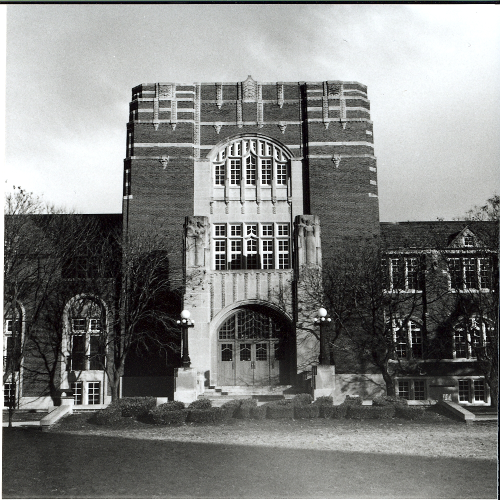
#> input picture Glimpse_of_Past/past.jpg, 1000 x 1000 px (shown at 1/2 size)
$ python glimpse_of_past.py
#> lines starting #> are read from the running program, lines starting #| are printed output that depends on the picture; after the words box and inside, x2 and y2 are one past the last pixel; in counts of white or black regions, pixels touching at a corner belong together; pictures that were not available may be replaced by others from this repository, and a replacement may not be noted
import cv2
import numpy as np
import os
from matplotlib import pyplot as plt


# [6 lines of commented-out code are left out]

past = cv2.imread('./past.jpg',1)
#> past is the input picture: shape (1000, 1000, 3); mean B, G, R 127.4, 129.2, 128.2
present = cv2.imread('./16.Purdue-Memorial-Union.jpg',1)
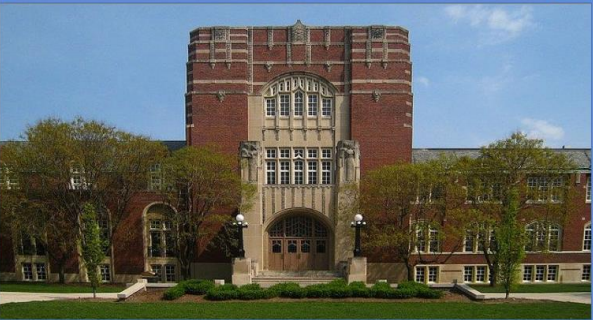
#> input picture Glimpse_of_Past/present.PNG, 593 x 320 px, given in place of 16.Purdue-Memorial-Union.jpg, which was not available
#> present is the input picture: shape (320, 593, 3); mean B, G, R 96.7, 101.9, 97.5

g1 = cv2.cvtColor(past, cv2.COLOR_BGR2GRAY)
g2 = cv2.cvtColor(present, cv2.COLOR_BGR2GRAY)
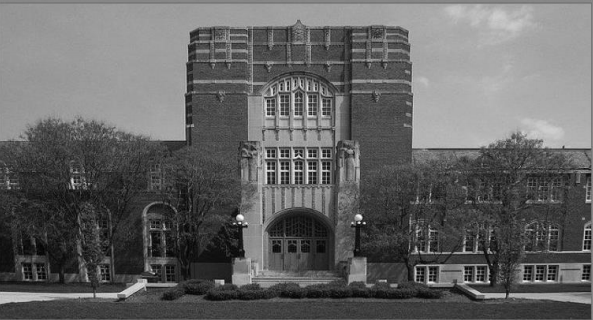
#> g2: shape (320, 593); min 1, max 248, mean 100


# Initiate SIFT detector
sift = cv2.xfeatures2d.SIFT_create()

# find the keypoints and descriptors with SIFT
kp1, des1 = sift.detectAndCompute(g1,None)
#> kp1 = 6504 keypoints; strongest (x, y, size): (357, 643, 4.1), (659, 639, 4.3), (987, 581, 2.6), (33, 640, 2.2)
kp2, des2 = sift.detectAndCompute(g2,None)
#> kp2 = 1470 keypoints; strongest (x, y, size): (240, 217, 4.1), (359, 217, 4), (268, 168, 2), (282, 168, 2)

pt1 = np.float32([kp.pt for kp in kp1])
#> pt1 = 6504 pairs, first value 4.46 to 995.5, second value 2.31 to 996.6
pt2 = np.float32([kp.pt for kp in kp2])
#> pt2 = 1470 pairs, first value 3.43 to 589.7, second value 5.6 to 305.7

# BFMatcher with default params
bf = cv2.BFMatcher()
matches = bf.knnMatch(des1,des2, k=2)
#> matches = 6504 matches
goodmatch = []

# Applying Lowe ratio test
for m in matches:
    if len(m) == 2 and m[0].distance:
        goodmatch.append((m[0].trainIdx , m[0].queryIdx))
#> after the loop, goodmatch = 6504 pairs, first value 1 to 1469, second value 0 to 6503

if len(goodmatch) > 4:
    pt1 = np.float32([pt1[i] for (_,i) in goodmatch])
    pt2 = np.float32([pt2[i] for (i,_) in goodmatch])
#> pt2 = 6504 pairs, first value 5.76 to 589.7, second value 5.6 to 305.7
    (H, mask) = cv2.findHomography(pt1,pt2, cv2.RANSAC, 4.0)
#> H = [[0.767, -0.647, 227.9], [0.167, -0.135, 47.31], [0.00331, -0.00282, 1]]; mask = 6504 values, max 1 at index 158, min 0 at index 0, mean 0.0111
# Apply ratio test
##goodmatch = []
##for m,n in matches:
##    if (m.distance < 0.75*n.distance):
##        goodmatch.append((m[0].train.Idx , m[0].query.Idx))
##
##if len(goodmatch) > 4: #required to find homography
##    pt1 = np.float32([pt1[i] for (_,i) in goodmatch])
##    pt2 = np.float32([pt2[i] for (i,_) in goodmatch])
##    (H, mask) = cv2.findHomography(pt1,pt2, cv2.RANSAC, 4.0)
##


result = cv2.warpPerspective(past, H , (800, 800) )
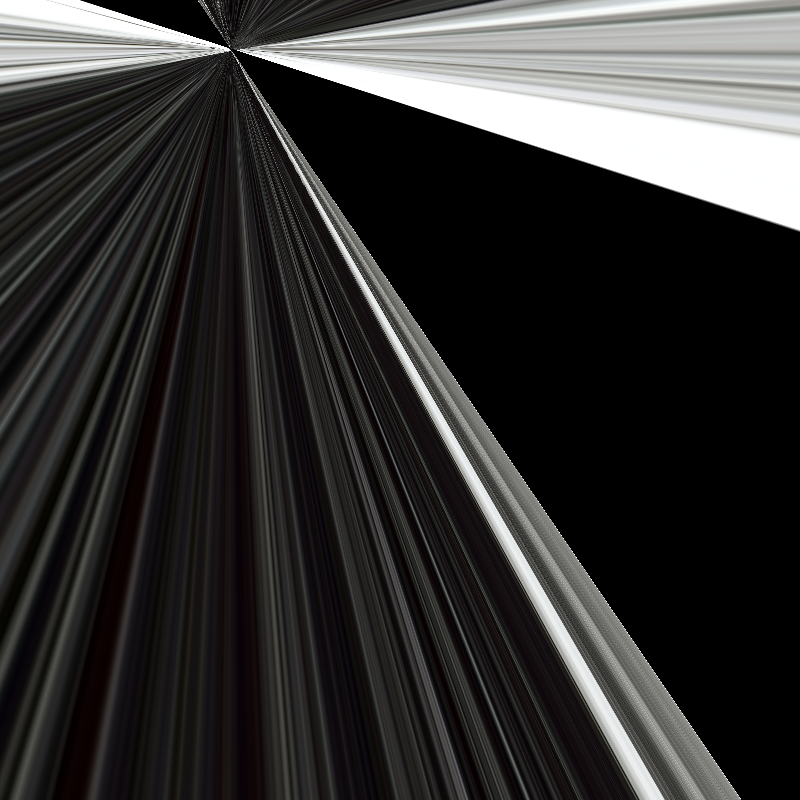
#> result: shape (800, 800, 3); mean B, G, R 49.3, 49.9, 50.8


for i in range(0,present.shape[0]):
    for j in range(0,present.shape[1]):
        if(np.all(result[i][j]) == 0):
            result[i][j] = present[i][j]
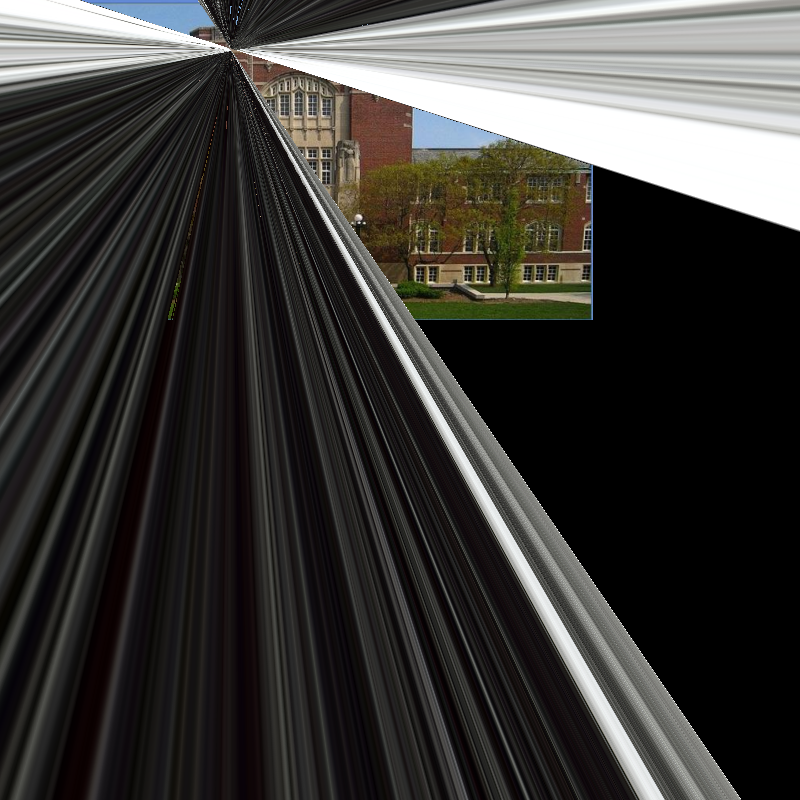
#> result: shape (800, 800, 3); 8.67% of pixels changed, all inside (x1, y1, x2, y2) = (82, 0, 593, 320)

for i in range(0,result.shape[0]):
    for j in range(0, result.shape[1]):
        if(i>present.shape[0] or j>present.shape[1]):
                  result[i][j] = [0,0,0]
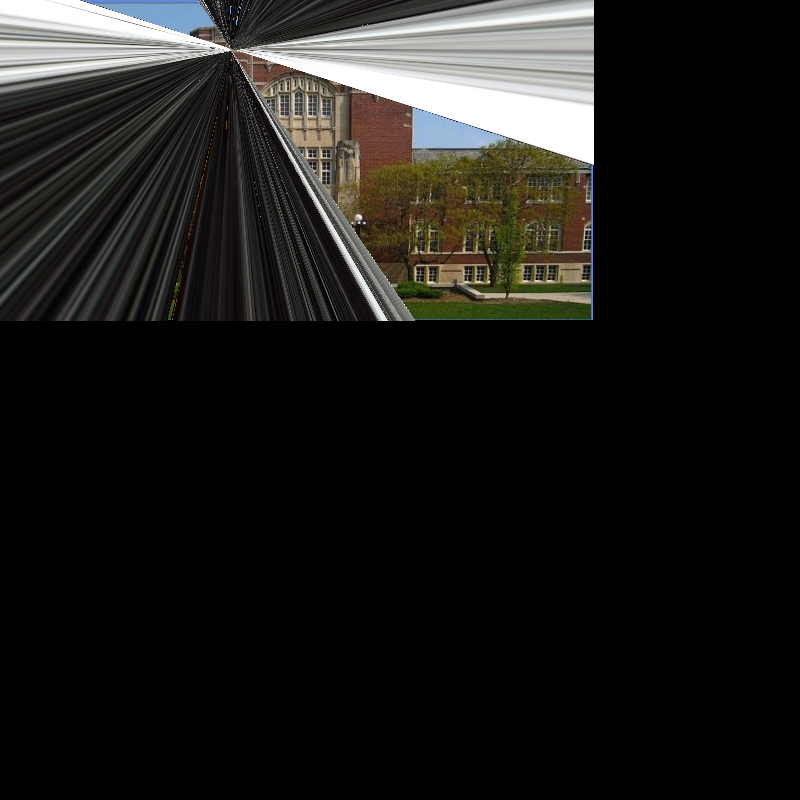
#> result: shape (800, 800, 3); mean B, G, R 25, 27.1, 27.7


cv2.imshow('result',result)
# cv2.drawMatchesKnn expects list of lists as matches.
##img3=cv2.drawMatchesKnn(g1,kp1,g2,kp2,goodmatch,None,flags=2)
##plt.imshow(img3),plt.show()
cv2.imshow('present',present)
cv2.waitKey(0)
cv2.destroyAllWindows()
